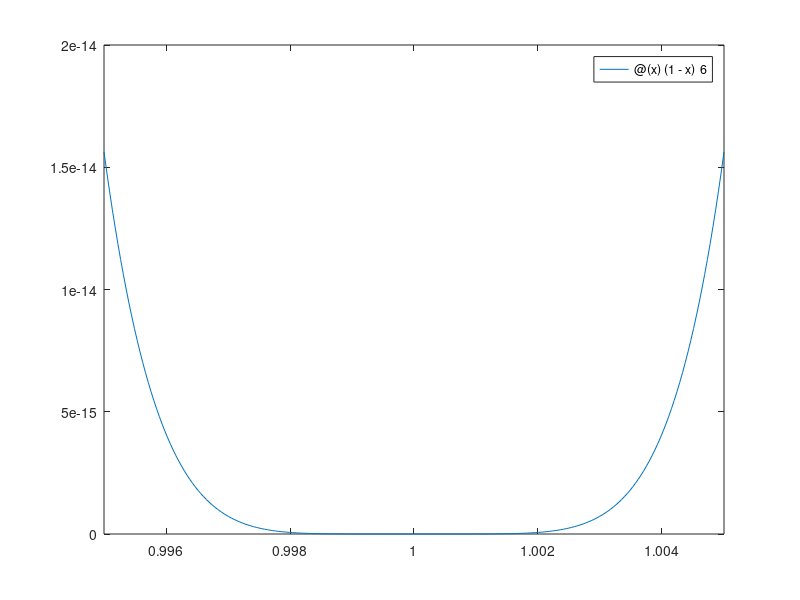

This figure's MATLAB source:
% Andrew Cornelio. Feb 5, 2021

%% Problem 4a. Create and plot polynomial 
p = [1 -6 15 -20 15 -6 1];
f1 = @(x) polyval(p, x);
fplot(f1, [0.995,1.005]);


%% Problem 4b. Calculate and display roots of polynomial
r = roots(p);
disp(r)

%% Problem 4c. Create polynomial as a product and display
f2 = @(x) (1 - x)^6;
fplot(f2, [0.995,1.005]);

%% Problem 4d. Create polynomials and calculate roots
q = [1 0 0 0 0 0 0];
r = roots(q);
disp(r)
